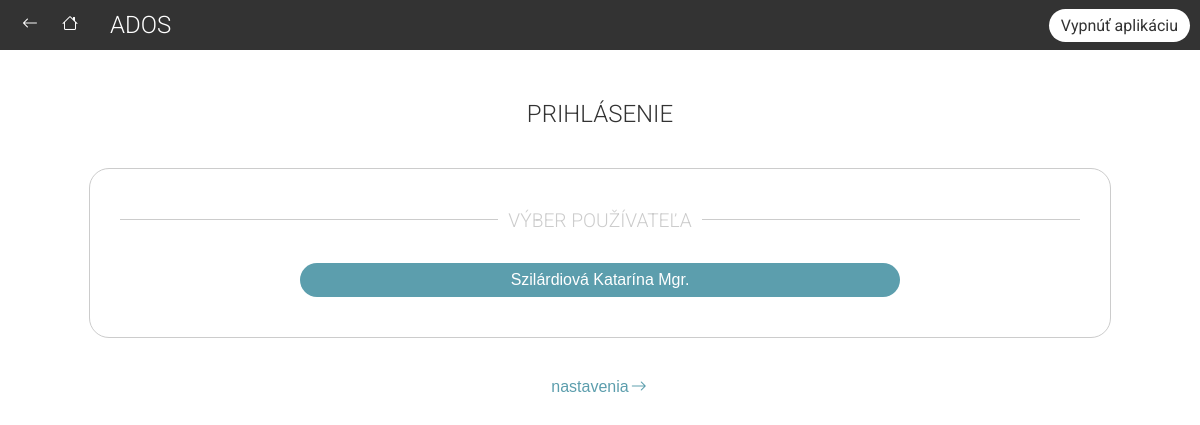
Before: / with the older database file.
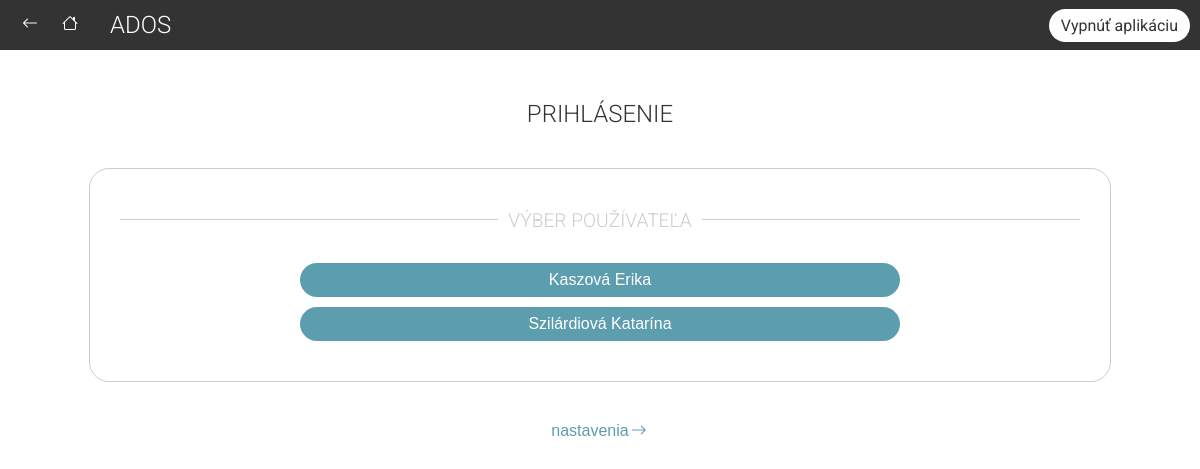
After: the same page with the newer database file.
### tables this page shows
CREATE TABLE sestry (
            id INTEGER PRIMARY KEY AUTOINCREMENT,
            meno TEXT NOT NULL,
            kod TEXT,
            uvazok DECIMAL(2,1),
            vozidlo INTEGER,
            ados INTEGER,
            FOREIGN KEY (vozidlo) REFERENCES auta(id) ON DELETE SET NULL,
            FOREIGN KEY (ados) REFERENCES adosky(id) ON DELETE SET NULL
        );

### server.py (the view)
@app.route("/")
def index():
    nurses = get_nurses()
    return render_template("login.html", nurses=nurses)

### server.py (called while the page is built)
def get_nurses():
    conn = get_db_connection()
    rows = conn.execute("SELECT * FROM sestry").fetchall()
    conn.close()
    return [Nurse(row) for row in rows]

def get_db_connection():
    conn = sqlite3.connect(DATABASE_FILE)
    conn.row_factory = sqlite3.Row
    return conn

### templates/login.html (shortened to what this page needs)
{% extends "base.html" %}
{% block content %}
<h1>Prihlásenie</h1>
<div class="section">
    <div class="lined-heading"><span>Výber používateľa</span></div>
    {% for nurse in nurses %}
    <button type="button" class="small-token select-nurse" data-id="{{ nurse.id }}" data-meno="{{ nurse.meno }}"
        data-kod="{{ nurse.kod }}" data-uvazok="{{ nurse.uvazok }}" data-vozidlo="{{ nurse.vozidlo }}"
        data-ados="{{ nurse.ados }}">
        {{ nurse.meno }}
    </button>
    {% endfor %}
</div>
<button class="text-button" onclick="window.location.href='{{ url_for('main.settings') }}';">
    nastavenia <i class="bi bi-arrow-right"></i>
</button>
{% endblock %}
{% block styles %}
<link rel="stylesheet" href="{{ url_for('static', filename='css/login.css') }}">
{% endblock %}

### templates/base.html (shortened to what this page needs)
<!DOCTYPE html>
<html lang="en">
<head>
    <link rel="stylesheet" href="{{ url_for('static', filename='css/global.css') }}">
    <link rel="stylesheet" href="{{ url_for('static', filename='css/navbar.css') }}">
    {% block styles %}{% endblock %}
    <link rel="stylesheet" href="https://cdn.jsdelivr.net/npm/bootstrap-icons@1.4.1/font/bootstrap-icons.css">
    <link rel="stylesheet" href="https://unpkg.com/leaflet@1.9.4/dist/leaflet.css" />
    <link rel="stylesheet" href="https://cdn.jsdelivr.net/npm/flatpickr/dist/flatpickr.min.css">
</head>
<body>
    <header>
        <div class="navbar">
            <div class="navbar-section" style="gap: 0px;">
                <button id="backBtn" class="text-button" onclick="history.back();" style="padding: 10px;">
                    <i style="color: #fff;" class="bi bi-arrow-left"></i>
                </button>
                <button class="text-button" style="padding: 10px;" onclick="window.location.href='{{ url_for('main.index') }}'">
                    <i style="color: #fff;" class="bi bi-house"></i>
                </button>
                <a href="{{ url_for('main.index') }}" class="logo" style="margin-left: 20px;">
                    <h1 class="logo" style="margin: 0;">ADOS</h1>
                </a>
            </div>
            <div class="navbar-section">
                <a class="navbar-button" href="#" onclick="shutDown(); return false;">Vypnúť aplikáciu</a>
            </div>
        </div>
    </header>
    <main>
        {% block content %}{% endblock %}
    </main>
</body>
</html>

### static/css/global.css (style rules this page uses)
body { margin: 60px 0; padding: 0; font-family: 'Roboto', sans-serif; background: #fff; box-sizing: border-box; width: 100vw; height: 100vh; overflow-x: hidden; }
main { width: 100vw; display: flex; flex-direction: column; align-items: center; }
h1, h2, h3 { margin: 10px; text-transform: uppercase; font-weight: 300; }
h1 { font-size: 1.5em; color: #333; margin: 40px 0; }
.section { padding: 30px; height: fit-content; border: solid 1px #ccc; border-radius: 20px; margin-bottom: 20px; width: 80%; display: flex; flex-direction: column; align-items: center; }
.lined-heading { width: 100%; text-align: center; border-top: 1px solid #ccc; line-height: 0.1em; margin: 20px 0 40px; }
.lined-heading span { background: #fff; padding: 0 10px; font-size: 1.2rem; font-weight: 300; color: #ccc; text-transform: uppercase; }
.text-button { display: flex; justify-content: center; background: none; color: #5C9EAD; font-size: 1rem; cursor: pointer; border: none; align-self: center; padding: 20px; text-transform: lowercase; text-decoration: none; }
.text-button i { width: 20px; height: 20px; color: #5C9EAD; }
.small-token { padding: 8px; background: #5C9EAD; border-radius: 20px; cursor: pointer; color: white; display: flex; justify-content: center; align-items: center; box-sizing: border-box; border: none; min-width: max-content; text-decoration: none; font-size: 16px; width: 600px; margin-bottom: 10px; }

### static/css/navbar.css (style rules this page uses)
.navbar { position: fixed; top: 0; z-index: 1000; background-color: #333; color: white; padding: 10px; max-height: 50px; display: flex; align-items: center; justify-content: space-between; box-sizing: border-box; width: 100%; }
.navbar-button { padding: 7px 12px; background: #fff; border-radius: 20px; cursor: pointer; color: #333; box-sizing: border-box; text-decoration: none; justify-content: center; align-items: center; width: fit-content; white-space: nowrap; display: inline-flex; }
.navbar-section { width: 33%; display: flex; gap: 10px; justify-content: start; }
.navbar-section:last-child { justify-content: flex-end; }
.logo { color: #fff; text-decoration: none; align-self: center; }
.text-button i { padding: 0; }

### static/css/login.css (style rules this page uses)
.small-token { width: 600px; margin-bottom: 10px; }

Changed rows visible on the page:
removed sestry: meno "Szilárdiová Katarína Mgr."
added sestry: meno "Kaszová Erika"
added sestry: meno "Szilárdiová Katarína"
